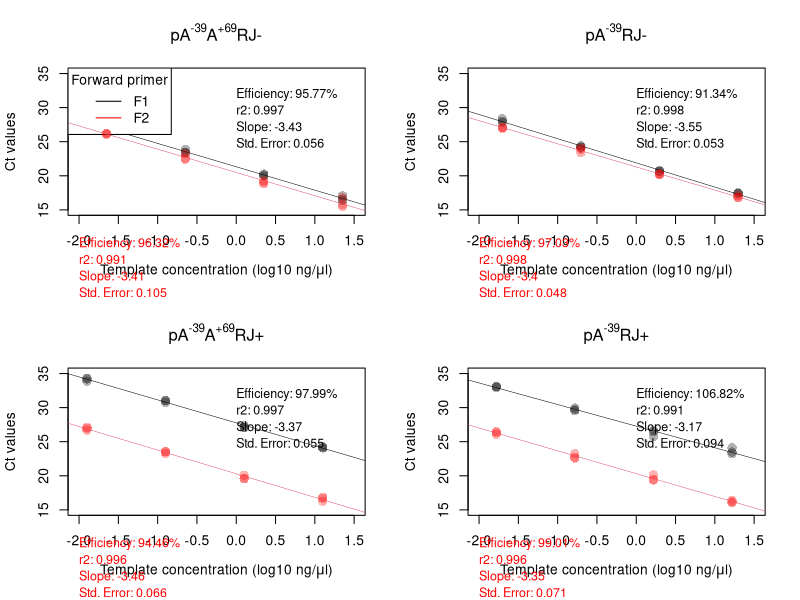

Reproduce this figure in R.
#!/usr/local/bin/Rscript
### Analysis of amplification efficiency

### get directory info
root.path <- getwd()
work.path <- paste0(root.path, "/qPCR/201009/")
setwd(work.path)
### load data table
data <- read.csv('201009MV_rundata.csv', header = T)
### convert data table into a matrix for easy plotting
col <- 1
row <- 1
mat <- matrix(, ncol = 4, nrow = length(data[, 1]) / 3)
for (r in 1:length(data[, 1])) {
  mat[row, col] <- data[r, 3]
  if (row %% 32 == 0) {
    col <- col + 1
    row <- 1
  } else {
    row <- row + 1
  }
}
### add column with template concentration
mat[, 4] <- c(rep(c(22.45, 2.245, 0.2245, 0.02245,
                    12.6, 1.26, 0.126, 0.0126), 2),
              rep(c(19.75, 1.975, 0.1975, 0.01975,
                    16.55, 1.655, 0.1655, 0.01655), 2))
### reorder matrix for plotting
fin <- rbind(mat[1:4,], mat[9:12,],
            mat[5:8,], mat[13:16,],
            mat[17:20,], mat[25:28,],
            mat[21:24,], mat[29:32,])
### save info for main in plotting
m <- c(expression('pA'^'-39'*'A'^'+69'*'RJ-'),
      expression('pA'^'-39'*'A'^'+69'*'RJ+'),
      expression('pA'^'-39'*'RJ-'),
      expression('pA'^'-39'*'RJ+'))
setwd(root.path)
### plotting
pdf(file = "FigureS2.pdf", width = 8, height = 8)
par(mfcol = c(2,2))

n <- 1
for (j in 0:((length(fin[, 1]) - 4) / 4)) {
  i <- j * 4 + 1
  y <- c(fin[i:(i + 3), 1], fin[i:(i + 3), 2], fin[i:(i + 3), 3])
  x <- c(log10(fin[i:(i + 3), 4]), log10(fin[i:(i + 3), 4]), log10(fin[i:(i + 3), 4]))
  fit <- lm(y~x)
  r2fit <- summary(fit)$r.squared
  slp <- coefficients(fit)[[2]]
  stder <- sqrt(diag(vcov(fit)))
  eff <- (-1 + 10^(-1 / slp)) * 100

  if ((j + 1) %% 2 != 0) {
    plot(x = log10(fin[i:(i + 3), 4]), y = fin[i:(i + 3), 1], cex = 1.5,
          pch = 16, col = rgb(0, 0, 0, 0.3), main = m[n],
          xlab = expression(paste("Template concentration (log10 ng/", mu, "l)")), ylab = "Ct values",
          xlim = c(-2, 1.5), ylim = c(15, 35))
    points(x = log10(fin[i:(i + 3), 4]), y = fin[i:(i + 3), 2], pch = 16, col = rgb(0, 0, 0, 0.3), cex = 1.5)
    points(x = log10(fin[i:(i + 3), 4]), y = fin[i:(i + 3), 3], pch = 16, col = rgb(0, 0, 0, 0.3), cex = 1.5)
    abline(fit, col = 1, lwd=0.5)
    mtext(paste0("Efficiency: ", round(eff, digits = 2), "%"), side = 3, line = -2, at = 0, adj = 0, cex = 0.75)
    mtext(paste0("r2: ", round(r2fit, digits = 3)), side = 3, line = -3, at = 0, adj = 0, cex = 0.75)
    mtext(paste0("Slope: ", round(slp, digits = 2)), side = 3, line = -4, at = 0, adj = 0, cex = 0.75)
    mtext(paste0("Std. Error: ", round(stder[2], digits = 3)), side = 3, line = -5, at = 0, adj = 0, cex = 0.75)
    if (n == 1) {
      legend("topleft", legend = c("F1", "F2"),
              lty = 1, col = c("black", "red"),
              title = "Forward primer")
    }
    n <- n + 1
  } else {
    points(x = log10(fin[i:(i + 3), 4]), y = fin[i:(i + 3), 1], cex = 1.5,
          pch = 16, col = rgb(1, 0, 0, 0.3))
    points(x = log10(fin[i:(i + 3), 4]), y = fin[i:(i + 3), 2], pch = 16, col = rgb(1, 0, 0, 0.3), cex = 1.5)
    points(x = log10(fin[i:(i + 3), 4]), y = fin[i:(i + 3), 3], pch = 16, col = rgb(1, 0, 0, 0.3), cex = 1.5)
    abline(fit, col = 2, lwd=0.5)
    mtext(paste0("Efficiency: ", round(eff, digits = 2), "%"),
          side = 3, line = -11, at = -2, adj = 0, cex = 0.75, col = "red")
    mtext(paste0("r2: ", round(r2fit, digits = 3)),
          side = 3, line = -12, at = -2, adj = 0, cex = 0.75, col = "red")
    mtext(paste0("Slope: ", round(slp, digits = 2)),
          side = 3, line = -13, at = -2, adj = 0, cex = 0.75, col = "red")
    mtext(paste0("Std. Error: ", round(stder[2], digits = 3)),
          side = 3, line = -14, at = -2, adj = 0, cex = 0.75, col = "red")
  }
}

dev.off()
